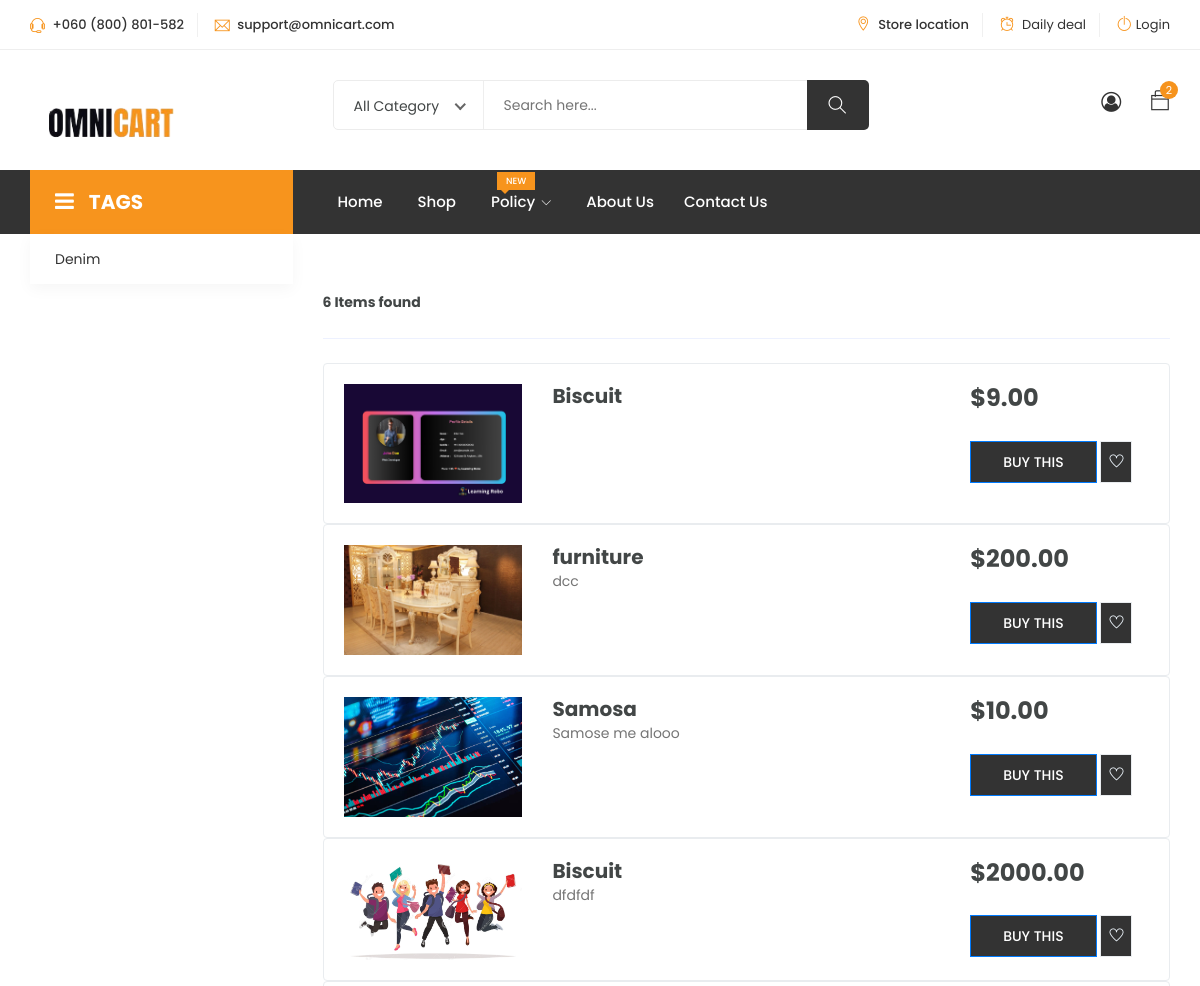
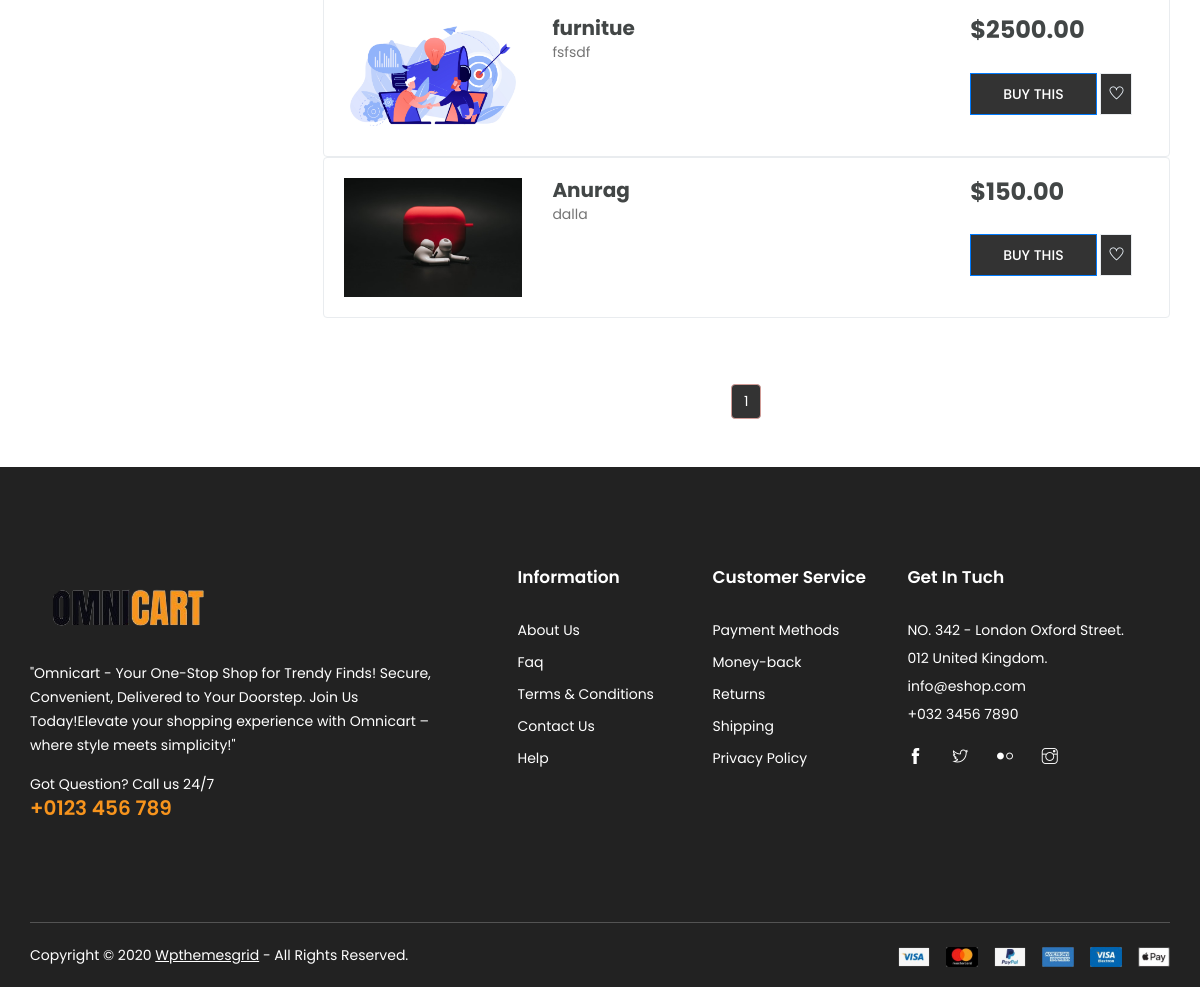
The app's page /shop/ with its own data (2 pictures, top to bottom).
### OmniApp/models.py (models this page shows, shortened)
class Product(models.Model):
    product_id = models.UUIDField(
        primary_key=True, default=uuid.uuid4, editable=False, unique=True
    )
    product_name = models.CharField(max_length=255)
    manufacturer_id = models.ForeignKey(
        Customer, on_delete=models.CASCADE, related_name="products"
    )
    quantity = models.PositiveIntegerField()
    product_image = models.ImageField(
        upload_to="product_images/", null=True, blank=True
    )
    unit_weight = models.FloatField()
    product_description = models.TextField()
    unit_price = models.DecimalField(max_digits=10, decimal_places=2)
    product_short_description = models.TextField(default=" ")
    categories = models.ManyToManyField(Categoryies, related_name="products")
    tags = models.ManyToManyField(Tag, related_name="products")

### OmniApp/views.py (the view)
# urls.py: path("shop/", shop, name="shop"),
def shop(request):
    products = Product.objects.all()
    customer_id = request.session.get("customer")
    user_authenticated = customer_id is not None
    page = request.GET.get("page", 1)
    paginator = Paginator(products, 9)  # Show 9 products per page
    try:
        product_pages = paginator.page(page)
    except PageNotAnInteger:
        product_pages = paginator.page(1)
    except EmptyPage:
        product_pages = paginator.page(paginator.num_pages)
    context = {
        "products": product_pages,
        "user_authenticated": user_authenticated,
        "current_page": int(page),
        "product_pages": range(1, product_pages.paginator.num_pages + 1),
    }
    return render(request, "OmniCart/product/shop.html", context)

### templates/OmniCart/product/shop.html (shortened to what this page needs)
{% extends 'base.html' %}
{% block content %}
<section class="container py-5">
    <div class="row">
        <div class="col-lg-3">
        </div>
        <div class="col-lg-9">
            <header class="d-sm-flex align-items-center border-bottom mb-4 pb-3">
                <strong class="d-block py-2">{{ products.paginator.count }} Items found </strong>
              </header>
            <div class="row justify-content-center mb-3">
                {% for product in products %}
                <div class="col-md-12">
                    <div class="card  shadow-0 border rounded-3" style="border-color: #F7941D;!important">
                        <div class="card-body">
                            <div class="row g-0">
                                <div class="col-xl-3 col-md-4 d-flex justify-content-center">
                                    <div class="bg-image hover-zoom ripple rounded ripple-surface me-md-3 mb-3 mb-md-0">
                                        <img src="{{ product.product_image.url }}" class="w-100" alt="{{ product.product_name }}" />
                                    </div>
                                </div>
                                <div class="col-xl-6 col-md-5 col-sm-7">
                                    <h5>{{ product.product_name }}</h5>
                                    <p class="text mb-4 mb-md-0">{{ product.product_short_description }}</p>
                                </div>
                                <div class="col-xl-3 col-md-3 col-sm-5">
                                    <div class="d-flex flex-row align-items-center mb-1">
                                        <h4 class="mb-1 me-1">${{ product.unit_price }}</h4>
                                    </div>
                                    <div class="mt-4">
                                        <button class="btn btn-primary shadow-0" type="button">Buy this</button>
                                        <a href="#!" class="btn btn-light border px-2 pt-2 pb-2 icon-hover"><i style="color: aliceblue;" class=" ti-heart "></i></a>
                                    </div>
                                </div>
                            </div>
                        </div>
                    </div>
                </div>
                {% endfor %}
            </div>
            <nav aria-label="Page navigation example" class="d-flex justify-content-center mt-3">
                <ul class="pagination">
                    {% for page_num in product_pages %}
                    <li class="page-item{% if page_num == current_page %} active{% endif %}">
                        <a class="page-link" href="?page={{ page_num }}">{{ page_num }}</a>
                    </li>
                    {% endfor %}
                </ul>
            </nav>
        </div>
    </div>
</section>
{% endblock %}

### records on screen
Product: product_image (picture), product_name "Biscuit", unit_price "9.00"
Product: product_image (picture), product_name "furniture", product_short_description "dcc", unit_price "200.00"
Product: product_image (picture), product_name "Samosa", product_short_description "Samose me alooo", unit_price "10.00"
Product: product_image (picture), product_name "Biscuit", product_short_description "dfdfdf", unit_price "2000.00"
Product: product_image (picture), product_name "furnitue", product_short_description "fsfsdf", unit_price "2500.00"
Product: product_image (picture), product_name "Anurag", product_short_description "dalla", unit_price "150.00"

### other values on screen
{{ products.paginator.count }} "6"
{{ page_num }} "1"
